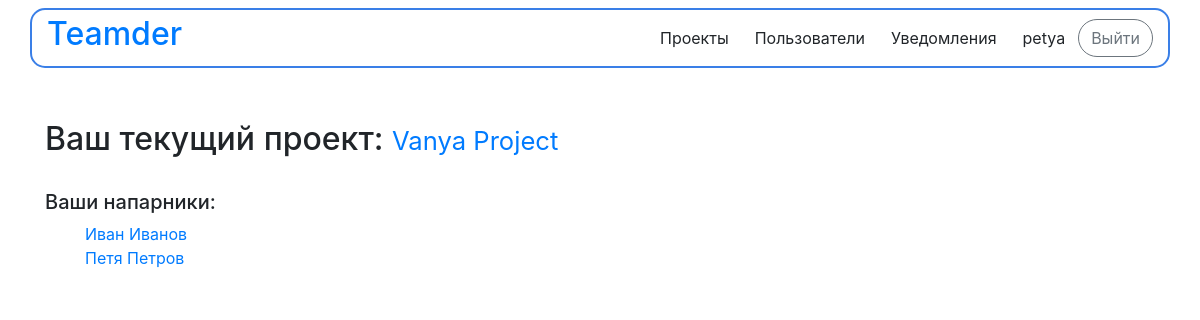
/ (signed in), run on the app's committed database.
### teamder/apps/projects/models.py (models this page shows, shortened)
class Project(models.Model):
    project_name = models.CharField('название проекта', max_length=100)
    project_description = models.TextField('описание проекта', blank=True)
    pub_date = models.DateTimeField('дата публикции', default=timezone.now())
    creator = models.ForeignKey(get_user_model(), on_delete=models.CASCADE, null=True)
    members = models.ManyToManyField(get_user_model(), 'Участники', blank=True)
    members_count = models.IntegerField('Количество участников', default=1, blank=False)
    is_done = models.BooleanField('Проект завершен', default=False)
    technologies = models.ManyToManyField(
        Technology,
        related_name='project_set',
        verbose_name="технологии",
        blank=True)
    class Meta:
        verbose_name = 'Проект'
        verbose_name_plural = 'Проекты'

### teamder/view.py (the view)
# urls.py: path('', views.index, name='index'),
def index(request):
    if request.user.is_authenticated:
        user = request.user
        current_project = user.useraccount.user_current_project
        if current_project is not None:
            current_project_members = current_project.members.all()
        else:
            current_project_members = None
        notifications_list = user.notifications.order_by('-pub_date')[:5]
        unread_notifications = len(user.notifications.filter(is_read=True))
    else:
        current_project = None
        notifications_list = None
        current_project_members = None
        unread_notifications = 0
    return render(request, 'base.html', {
        'current_project': current_project,
        'notifications_list': notifications_list,
        'unread_notifications': unread_notifications,
        'members': current_project_members
    })

### teamder/templates/base.html (shortened to what this page needs)
<!DOCTYPE html>
<html lang="ru">
<head>
            <link rel="stylesheet" href="https://stackpath.bootstrapcdn.com/bootstrap/4.5.0/css/bootstrap.min.css"
>
</head>
<body>
    {% block header%}
    {% load static %}
    <nav class="navbar navbar-expand-lg fixed-top">
        <div class="container" style="border: 2px solid #3A7FE7; background-color: white; border-radius: 15px">
            <div class="navbar-header">
                <a href="http://127.0.0.1:8000/" class="navbar-brand"> <h2>Teamder</h2> </a>
            </div>
            <div>
                <ul class="nav navbar-nav mr-auto">
                     {% if user.is_authenticated %}
                        <li class="active"><a href="{% url 'projects:index' %}"><button class="btn btn-default" style="border-radius: 50px">Проекты</button></a></li>
                        <li class="active"><a href="{% url 'user_accounts:index' %}"><button class="btn btn-default" style="border-radius: 50px">Пользователи</button></a></li>
                        <li class="active"><a href="{% url 'user_accounts:notifications' %}"><button class="btn btn-default" style="border-radius: 50px">Уведомления</button></a></li>
                        <li class="active"><a href="{% url 'user_accounts:detail' user.id %}"><button class="btn btn-default" style="border-radius: 50px">{{ user.get_username }}</button></a></li>
                        <li class="active"><a href="{% url 'logout' %}?next={{request.path}}"><button class="btn btn-outline-secondary" style="border-radius: 50px">Выйти</button></a></li>
                    {% endif %}
                </ul>
            </div>
        </div>
    </nav>
    {% endblock %}
    <br><br><br><br><br>
    {% block content %}
<div class="container">
    {% if user.is_authenticated %}
        {% if user.useraccount.user_current_project != None %}
        <h2>Ваш текущий проект: <small><a href="{% url 'projects:detail' current_project.id %}" style="text-decoration: none">{{current_project.project_name}}</a></small></h2>
    <br>
            <h5>Ваши напарники: </h5>
                <ul style="list-style-type: none;">
                    {% if current_project.creator != user %}
                    <li><a href="{% url 'user_accounts:detail' current_project.creator.id%}" style="text-decoration: none">
                        {{current_project.creator.first_name}} {{current_project.creator.last_name}}
                    </a></li>
                    {% endif %}
                    {%if members %}
                    {% for member in members %}
                    <li><a href="{% url 'user_accounts:detail' member.id %}" style="text-decoration: none">
                        {{member.first_name}} {{member.last_name}}
                    </a></li>
                    {% endfor %}
                    {% endif %}
                </ul>
        {% else %}
        <h2>У вас сейчас нет активных проектов, пора найти новый!</h2>
        {% endif %}
    {% endif %}
    {% endblock %}
</body>
</html>

### data on the page
Project: project_name "Vanya Project", creator.first_name "Иван", creator.last_name "Иванов"

### other printed values
{{ user.get_username }} "petya"
{{ member.first_name }} "Петя"
{{ member.last_name }} "Петров"
